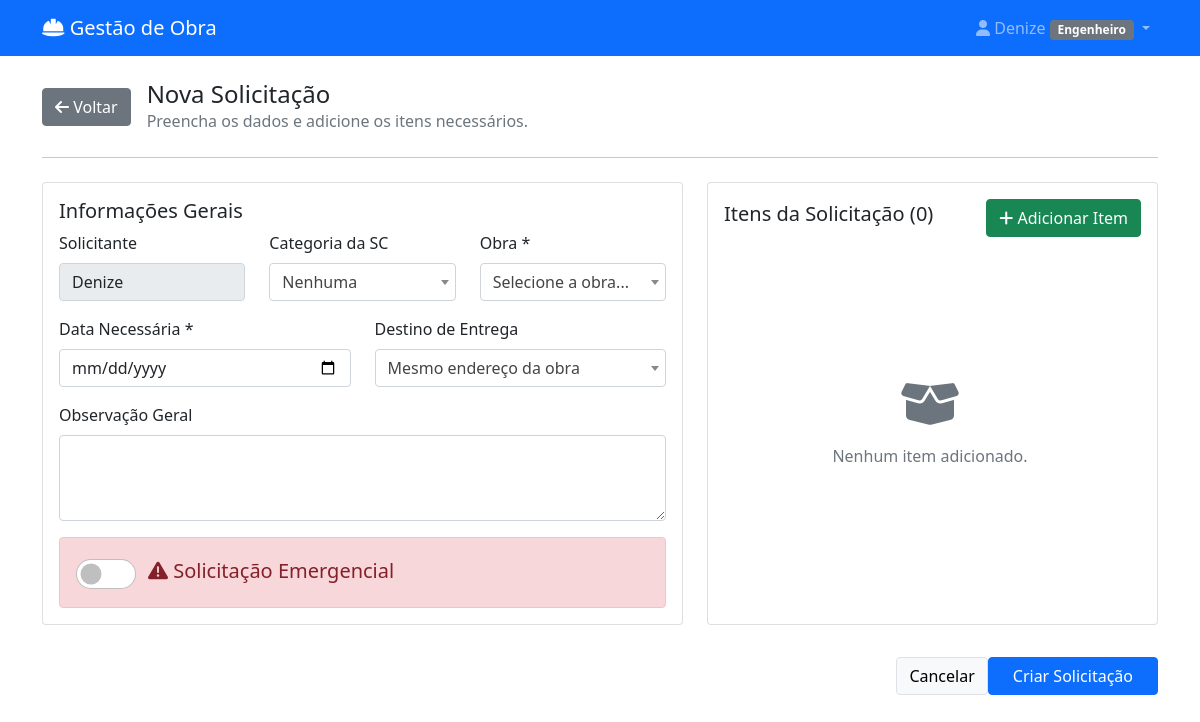
/nova-solicitacao/ (signed in), run on an earlier commit of the app's database.
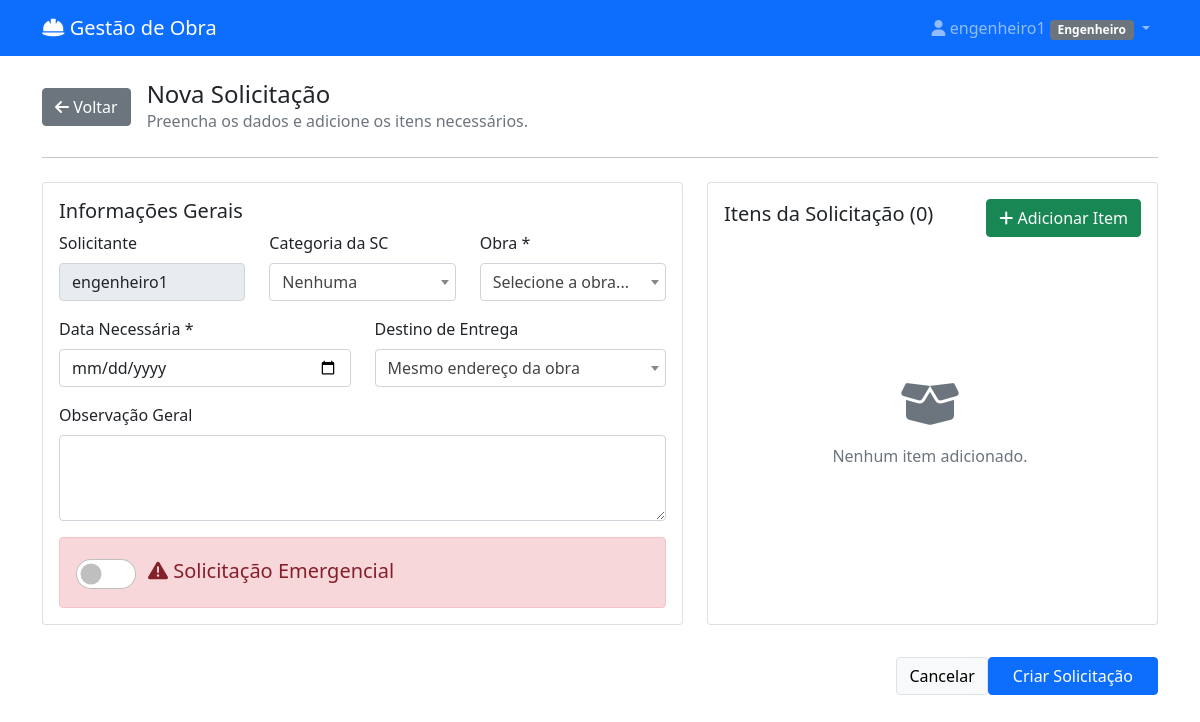
And on a later commit of the database.
### materiais/models.py (models this page shows, shortened)
class User(AbstractUser):
    PERFIL_CHOICES = [
        ('almoxarife_obra', 'Almoxarife da Obra'),
        ('engenheiro', 'Engenheiro'),
        ('almoxarife_escritorio', 'Almoxarife do Escritório'),
        ('diretor', 'Diretor'),
    ]
    perfil = models.CharField(max_length=30, choices=PERFIL_CHOICES)
    telefone = models.CharField(max_length=15, blank=True)
    obras = models.ManyToManyField('Obra', blank=True, related_name='usuarios')
    assinatura_imagem = models.ImageField(upload_to='assinaturas/', null=True, blank=True, verbose_name="Imagem da Assinatura")

### materiais/views.py (the view, shortened to what this page needs)
# urls.py: path('nova-solicitacao/', views.nova_solicitacao, name='nova_solicitacao'),
@login_required
def nova_solicitacao(request):
    if request.user.perfil == 'almoxarife_escritorio':
        obras = Obra.objects.filter(ativa=True).order_by('nome')
    else:
        obras = request.user.obras.filter(ativa=True).order_by('nome')
    context = {
        'obras': obras,
        'categorias_sc': CategoriaSC.objects.all().order_by('nome'),
        'destinos_entrega': DestinoEntrega.objects.all().order_by('nome'),
        'categorias_principais': CategoriaItem.objects.filter(categoria_mae__isnull=True).order_by('nome'),
    }
    return render(request, 'materiais/nova_solicitacao.html', context)

### materiais/templates/materiais/nova_solicitacao.html (shortened to what this page needs)
{% extends 'materiais/base.html' %}
{% block content %}
<link href="https://cdn.jsdelivr.net/npm/select2@4.1.0-rc.0/dist/css/select2.min.css" rel="stylesheet" />
<form method="POST" id="mainForm">
    <div class="d-flex align-items-center mb-4">
        <a href="{% url 'materiais:dashboard' %}" class="btn btn-secondary me-3"><i class="fas fa-arrow-left"></i> Voltar</a>
        <div>
            <h4 class="mb-0">Nova Solicitação</h4>
            <p class="text-muted mb-0">Preencha os dados e adicione os itens necessários.</p>
        </div>
    </div>
    <hr class="mb-4">
    <div class="row">
        <div class="col-lg-7 mb-4">
            <div class="card h-100">
                <div class="card-body">
                    <h5>Informações Gerais</h5>
                    <div class="row">
                        <div class="col-md-4 mb-3"><label class="form-label">Solicitante</label><input type="text" class="form-control" value="{{ user.get_full_name|default:user.username }}" disabled></div>
                        <div class="col-md-4 mb-3">
                            <label for="categoria_sc" class="form-label">Categoria da SC</label>
                        </div>
                        <div class="col-md-4 mb-3">
                            <label for="obra" class="form-label">Obra *</label>
                        </div>
                    </div>
                    <div class="row">
                        <div class="col-md-6 mb-3">
                            <label for="data_necessidade" class="form-label">Data Necessária *</label>
                            <input type="date" class="form-control" id="data_necessidade" name="data_necessidade" required>
                        </div>
                        <div class="col-md-6 mb-3">
                            <label for="destino" class="form-label">Destino de Entrega</label>
                        </div>
                    </div>
                    <div class="mb-3"><label for="justificativa" class="form-label">Observação Geral</label><textarea class="form-control" id="justificativa" name="justificativa" rows="3"></textarea></div>
                    <div class="emergency-box"><div class="form-check form-switch"><input class="form-check-input" type="checkbox" id="is_emergencial" name="is_emergencial"><label class="form-check-label" for="is_emergencial"><i class="fas fa-exclamation-triangle"></i> Solicitação Emergencial</label></div></div>
                </div>
            </div>
        </div>
        <div class="col-lg-5 mb-4">
            <div class="card h-100">
                <div class="card-body d-flex flex-column">
                    <div class="d-flex justify-content-between align-items-center mb-3"><h5>Itens da Solicitação (<span id="itemCount">0</span>)</h5><button type="button" class="btn btn-success" data-bs-toggle="modal" data-bs-target="#addItemModal"><i class="fas fa-plus"></i> Adicionar Item</button></div>
                    <div id="itemsListContainer" class="flex-grow-1"><div id="placeholder" class="text-center p-4 text-muted d-flex flex-column justify-content-center align-items-center h-100"><i class="fas fa-box-open fa-3x mb-3"></i><p class="mb-2">Nenhum item adicionado.</p></div></div>
                </div>
            </div>
        </div>
    </div>
    <div class="text-end mt-2"><a href="{% url 'materiais:dashboard' %}" class="btn btn-light border">Cancelar</a><button type="submit" class="btn btn-primary px-4">Criar Solicitação</button></div>
</form>
{% endblock %}

### materiais/templates/materiais/base.html (shortened to what this page needs)
<!DOCTYPE html>
<html lang="pt-br">
<head>
    <link href="https://cdn.jsdelivr.net/npm/bootstrap@5.1.3/dist/css/bootstrap.min.css" rel="stylesheet">
    <link href="https://cdnjs.cloudflare.com/ajax/libs/font-awesome/6.0.0/css/all.min.css" rel="stylesheet">
</head>
<body>
    <nav class="navbar navbar-expand-lg navbar-dark bg-primary">
        <div class="container">
            <a class="navbar-brand" href="{% url 'materiais:dashboard' %}">
                <i class="fas fa-hard-hat"></i> Gestão de Obra
            </a>
            {% if user.is_authenticated %}
            <div class="navbar-nav ms-auto">
                <div class="nav-item dropdown">
                    <a class="nav-link dropdown-toggle" href="#" role="button" data-bs-toggle="dropdown">
                        <i class="fas fa-user"></i> {{ user.get_full_name|default:user.username }}
                        <span class="badge bg-secondary">{{ user.get_perfil_display }}</span>
                    </a>
                </div>
            </div>
            {% endif %}
        </div>
    </nav>
    <div class="container mt-4">
        {% block content %}
        {% endblock %}
    </div>
</body>
</html>

What changed in the data, as far as the page shows it:
changed User "Engenheiro": get_full_name "Denize" → "engenheiro1"
